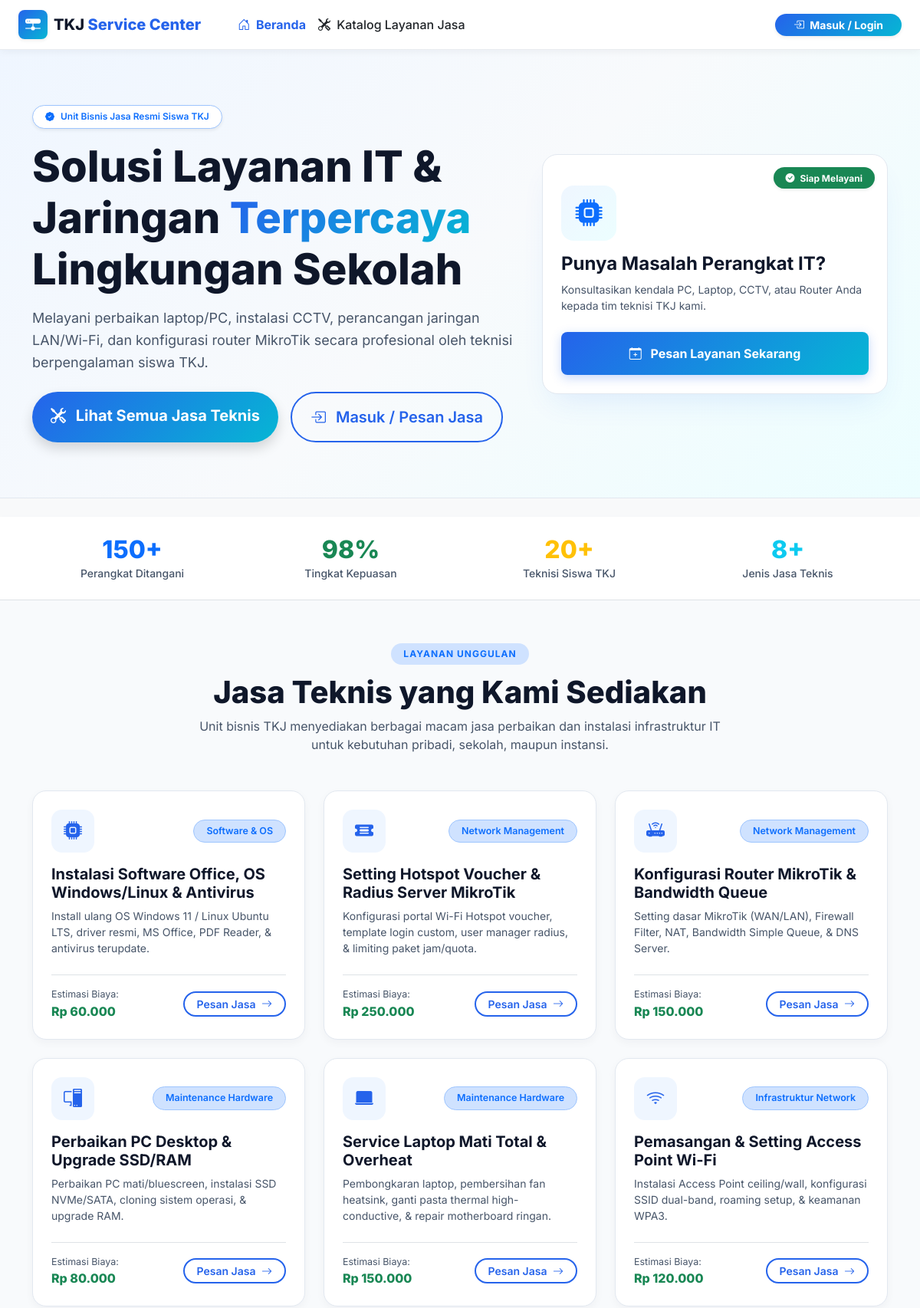
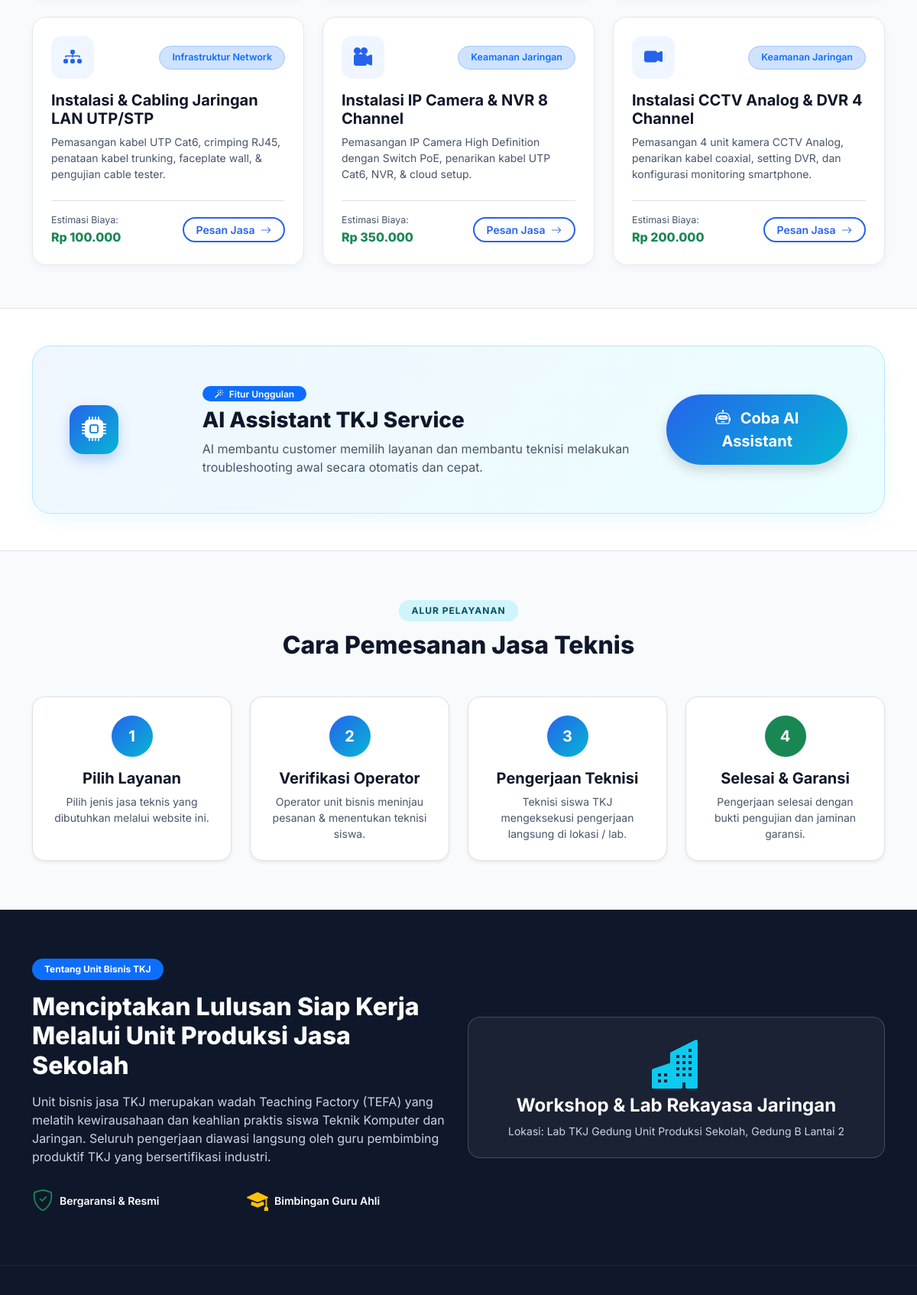
The page / (upper part) on the database its author committed (2 pictures, top to bottom).
### tables this page shows
CREATE TABLE `services` (
    `id` INT AUTO_INCREMENT PRIMARY KEY,
    `code` VARCHAR(20) NOT NULL UNIQUE,
    `name` VARCHAR(100) NOT NULL,
    `category` VARCHAR(50) NOT NULL,
    `description` TEXT NOT NULL,
    `base_price` DECIMAL(12,2) NOT NULL DEFAULT 0.00,
    `estimated_duration_hours` INT NOT NULL DEFAULT 2,
    `icon` VARCHAR(50) DEFAULT 'bi-wrench',
    `is_active` TINYINT(1) NOT NULL DEFAULT 1,
    `created_at` TIMESTAMP DEFAULT CURRENT_TIMESTAMP,
    `updated_at` TIMESTAMP DEFAULT CURRENT_TIMESTAMP ON UPDATE CURRENT_TIMESTAMP,
    INDEX `idx_services_code` (`code`),
    INDEX `idx_services_category` (`category`),
    INDEX `idx_services_active` (`is_active`)
);

### app/controllers/HomeController.php (called while the page is built, shortened)
<?php
class HomeController extends Controller
{
    public function index()
    {
        $serviceModel = $this->model('ServiceModel');
        $services = $serviceModel->getAllServices();
        $data = [
            'title' => 'Landing Page - TKJ Service Center',
            'services' => $services,
            'active_menu' => 'home'
        ];
        $this->view('home/index', $data);
    }
}

### core/App.php (called while the page is built, shortened)
<?php
class App
{
    protected $method = 'index';
    protected $params = [];
    public function __construct()
    {
        $this->controller = new $this->controller;
        call_user_func_array([$this->controller, $this->method], $this->params);
    }
}

### index.php (called while the page is built, shortened)
<?php
require_once __DIR__ . '/core/Database.php';
require_once __DIR__ . '/core/Controller.php';
require_once __DIR__ . '/core/Auth.php';
require_once __DIR__ . '/core/App.php';
$app = new App();

### core/Auth.php (called while the page is built, shortened)
<?php
class Auth
{
    public static function check()
    {
        return isset($_SESSION['user_id']) && !empty($_SESSION['user_id']);
    }
}

### core/Database.php (called while the page is built, shortened)
<?php
class Database
{
    private $host = DB_HOST;
    private $user = DB_USER;
    private $pass = DB_PASS;
    private $dbname = DB_NAME;
    private $port = DB_PORT;
    private $dbh;
    private $stmt;
    public function __construct()
    {
        $dsn = 'mysql:host=' . $this->host . ';port=' . $this->port . ';dbname=' . $this->dbname . ';charset=' . DB_CHARSET;
        $options = [
            PDO::ATTR_PERSISTENT => true,
            PDO::ATTR_ERRMODE => PDO::ERRMODE_EXCEPTION,
            PDO::ATTR_DEFAULT_FETCH_MODE => PDO::FETCH_ASSOC
        ];
        try {
            $this->dbh = new PDO($dsn, $this->user, $this->pass, $options);
        } catch (PDOException $e) {
            $this->error = $e->getMessage();
        }
    }
    public function isConnected()
    {
        return $this->dbh !== null;
    }
    public function query($sql)
    {
        $this->stmt = $this->dbh->prepare($sql);
        return $this;
    }
    public function execute()
    {
        try {
            return $this->stmt->execute();
        } catch (PDOException $e) {
            $this->error = $e->getMessage();
            return false;
        }
    }
    public function resultSet()
    {
        $this->execute();
        return $this->stmt ? $this->stmt->fetchAll() : [];
    }
}

### app/models/ServiceModel.php (called while the page is built, shortened)
<?php
class ServiceModel
{
    private $db;
    private $table = 'services';
    public function __construct()
    {
        $this->db = new Database();
    }
    public function getAllServices($search = '', $category = '', $activeOnly = true)
    {
        if ($this->db->isConnected()) {
            $sql = "SELECT *, name as title, base_price as price_estimate FROM " . $this->table . " WHERE 1=1";
            if ($activeOnly) {
                $sql .= " AND is_active = 1";
            }
            $sql .= " ORDER BY id DESC";
            $this->db->query($sql);
            $results = $this->db->resultSet();
            if ($results !== false) {
                return $results;
            }
        }
        $filtered = [];
        return $filtered;
    }
}

### app/views/home/index.php (the view, shortened to what this page needs)
<section class="hero-section py-5 position-relative overflow-hidden">
  <div class="container py-4 position-relative z-1">
    <div class="row align-items-center gy-5">
      <div class="col-lg-7">
        <span class="badge bg-white text-primary border border-primary-subtle px-3 py-2 rounded-pill fw-semibold mb-3 shadow-sm d-inline-flex align-items-center">
          <i class="bi bi-patch-check-fill text-primary me-2"></i> Unit Bisnis Jasa Resmi Siswa TKJ
        </span>
        <h1 class="display-4 hero-heading mb-3">
          Solusi Layanan IT & Jaringan <span class="hero-highlight text-primary-gradient">Terpercaya</span> Lingkungan Sekolah
        </h1>
        <p class="hero-desc mb-4">
          Melayani perbaikan laptop/PC, instalasi CCTV, perancangan jaringan LAN/Wi-Fi, dan konfigurasi router MikroTik secara profesional oleh teknisi berpengalaman siswa TKJ.
        </p>
        <div class="d-flex flex-wrap gap-3">
          <a href="#layanan" class="btn btn-primary-gradient btn-lg px-4 py-3 rounded-pill shadow fw-bold">
            <i class="bi bi-tools me-2"></i> Lihat Semua Jasa Teknis
          </a>
          <a href="<?= BASE_URL ?>/index.php?url=<?= Auth::check() ? 'dashboard' : 'auth/login' ?>" class="btn btn-outline-blue btn-lg px-4 py-3 rounded-pill fw-semibold">
            <i class="bi bi-box-arrow-in-right me-2"></i> <?= Auth::check() ? 'Dashboard Saya' : 'Masuk / Pesan Jasa' ?>
          </a>
        </div>
      </div>
      <div class="col-lg-5">
        <div class="hero-card p-4 text-dark position-relative">
          <div class="badge bg-success text-white position-absolute top-0 end-0 m-3 px-3 py-2 rounded-pill shadow-sm">
            <i class="bi bi-check-circle-fill me-1"></i> Siap Melayani
          </div>
          <div class="d-inline-flex align-items-center justify-content-center bg-primary-subtle text-primary rounded-4 p-3 my-3" style="width: 72px; height: 72px; font-size: 2.2rem; background: linear-gradient(135deg, #eff6ff, #ecfeff) !important;">
            <i class="bi bi-cpu-fill text-primary"></i>
          </div>
          <h4 class="fw-bold mb-2 text-navy">Punya Masalah Perangkat IT?</h4>
          <p class="text-slate-muted small mb-4">Konsultasikan kendala PC, Laptop, CCTV, atau Router Anda kepada tim teknisi TKJ kami.</p>
          <a href="<?= BASE_URL ?>/index.php?url=<?= Auth::check() ? 'order/create' : 'auth/login' ?>" class="btn btn-primary-gradient w-100 py-3 rounded-3 fw-bold">
            <i class="bi bi-calendar-plus me-2"></i> Pesan Layanan Sekarang
          </a>
        </div>
      </div>
    </div>
  </div>
</section>
<section class="py-4 bg-white border-bottom shadow-sm">
  <div class="container">
    <div class="row text-center gy-3">
      <div class="col-6 col-md-3">
        <h2 class="fw-extrabold text-primary mb-0">150+</h2>
        <p class="text-slate-muted small fw-medium mb-0">Perangkat Ditangani</p>
      </div>
      <div class="col-6 col-md-3">
        <h2 class="fw-extrabold text-success mb-0">98%</h2>
        <p class="text-slate-muted small fw-medium mb-0">Tingkat Kepuasan</p>
      </div>
      <div class="col-6 col-md-3">
        <h2 class="fw-extrabold text-warning mb-0">20+</h2>
        <p class="text-slate-muted small fw-medium mb-0">Teknisi Siswa TKJ</p>
      </div>
      <div class="col-6 col-md-3">
        <h2 class="fw-extrabold text-info mb-0">8+</h2>
        <p class="text-slate-muted small fw-medium mb-0">Jenis Jasa Teknis</p>
      </div>
    </div>
  </div>
</section>
<section id="layanan" class="py-5" style="background-color: #f8fafc;">
  <div class="container py-2">
    <div class="text-center max-w-700 mx-auto mb-5">
      <span class="badge bg-primary-subtle text-primary fw-bold text-uppercase tracking-wider px-3 py-2 rounded-pill small mb-2">Layanan Unggulan</span>
      <h2 class="fw-extrabold text-navy display-6 mt-1">Jasa Teknis yang Kami Sediakan</h2>
      <p class="text-slate-muted">Unit bisnis TKJ menyediakan berbagai macam jasa perbaikan dan instalasi infrastruktur IT untuk kebutuhan pribadi, sekolah, maupun instansi.</p>
    </div>
    <div class="row gy-4">
      <?php if (!empty($services)): ?>
        <?php foreach ($services as $service): ?>
          <div class="col-md-6 col-lg-4">
            <div class="card card-service h-100">
              <div class="card-body p-4 d-flex flex-column">
                <div class="d-flex align-items-center justify-content-between mb-3">
                  <div class="service-icon-box">
                    <i class="bi <?= htmlspecialchars($service['icon'] ?? 'bi-wrench') ?>"></i>
                  </div>
                  <span class="badge bg-primary-subtle text-primary border border-primary-subtle px-3 py-2 rounded-pill extra-small fw-semibold">
                    <?= htmlspecialchars($service['category'] ?? 'Jasa IT') ?>
                  </span>
                </div>
                <h5 class="card-title fw-bold text-navy mb-2"><?= htmlspecialchars($service['title'] ?? $service['name']) ?></h5>
                <p class="card-text text-slate-muted small flex-grow-1 mb-4"><?= htmlspecialchars($service['description']) ?></p>
                <div class="d-flex align-items-center justify-content-between pt-3 border-top">
                  <div>
                    <span class="text-slate-muted extra-small d-block">Estimasi Biaya:</span>
                    <span class="fw-extrabold text-success fs-6">Rp <?= number_format($service['price_estimate'] ?? $service['base_price'] ?? 0, 0, ',', '.') ?></span>
                  </div>
                  <a href="<?= BASE_URL ?>/index.php?url=<?= Auth::check() ? 'order/create/' . $service['id'] : 'auth/login' ?>" class="btn btn-outline-blue btn-sm rounded-pill px-3">
                    Pesan Jasa <i class="bi bi-arrow-right ms-1"></i>
                  </a>
                </div>
              </div>
            </div>
          </div>
        <?php endforeach; ?>
      <?php endif; ?>
    </div>
  </div>
</section>
<section class="py-5 bg-white border-top border-bottom">
  <div class="container">
    <div class="ai-section p-4 p-md-5">
      <div class="row align-items-center gy-4">
        <div class="col-lg-2 text-center text-lg-start">
          <div class="ai-icon-badge">
            <i class="bi bi-cpu-fill"></i>
          </div>
        </div>
        <div class="col-lg-7 text-center text-lg-start">
          <span class="badge bg-primary text-white px-3 py-1 rounded-pill small fw-semibold mb-2">
            <i class="bi bi-magic me-1"></i> Fitur Unggulan
          </span>
          <h3 class="fw-extrabold text-navy mb-2">AI Assistant TKJ Service</h3>
          <p class="text-slate-muted mb-0 fs-6">
            AI membantu customer memilih layanan dan membantu teknisi melakukan troubleshooting awal secara otomatis dan cepat.
          </p>
        </div>
        <div class="col-lg-3 text-center text-lg-end">
          <button type="button" onclick="if(window.openTkjChatbot){window.openTkjChatbot();}else{window.location='<?= BASE_URL ?>/index.php?url=ai';}" class="btn btn-primary-gradient btn-lg px-4 py-3 rounded-pill fw-bold shadow">
            <i class="bi bi-robot me-2"></i> Coba AI Assistant
          </button>
        </div>
      </div>
    </div>
  </div>
</section>
<section class="py-5" style="background-color: #f8fafc;">
  <div class="container py-3">
    <div class="text-center max-w-700 mx-auto mb-5">
      <span class="badge bg-info-subtle text-info-emphasis fw-bold text-uppercase tracking-wider px-3 py-2 rounded-pill small mb-2">Alur Pelayanan</span>
      <h2 class="fw-extrabold text-navy mt-1">Cara Pemesanan Jasa Teknis</h2>
    </div>
    <div class="row text-center gy-4">
      <div class="col-md-3">
        <div class="p-4 bg-white rounded-4 border shadow-sm h-100">
          <div class="step-number bg-primary-gradient text-white rounded-circle d-inline-flex align-items-center justify-content-center fw-bold mb-3 shadow-sm" style="width: 54px; height: 54px; font-size: 1.25rem;">1</div>
          <h5 class="fw-bold text-navy">Pilih Layanan</h5>
          <p class="text-slate-muted small mb-0">Pilih jenis jasa teknis yang dibutuhkan melalui website ini.</p>
        </div>
      </div>
      <div class="col-md-3">
        <div class="p-4 bg-white rounded-4 border shadow-sm h-100">
          <div class="step-number bg-primary-gradient text-white rounded-circle d-inline-flex align-items-center justify-content-center fw-bold mb-3 shadow-sm" style="width: 54px; height: 54px; font-size: 1.25rem;">2</div>
          <h5 class="fw-bold text-navy">Verifikasi Operator</h5>
          <p class="text-slate-muted small mb-0">Operator unit bisnis meninjau pesanan & menentukan teknisi siswa.</p>
        </div>
      </div>
      <div class="col-md-3">
        <div class="p-4 bg-white rounded-4 border shadow-sm h-100">
          <div class="step-number bg-primary-gradient text-white rounded-circle d-inline-flex align-items-center justify-content-center fw-bold mb-3 shadow-sm" style="width: 54px; height: 54px; font-size: 1.25rem;">3</div>
          <h5 class="fw-bold text-navy">Pengerjaan Teknisi</h5>
          <p class="text-slate-muted small mb-0">Teknisi siswa TKJ mengeksekusi pengerjaan langsung di lokasi / lab.</p>
        </div>
      </div>
      <div class="col-md-3">
        <div class="p-4 bg-white rounded-4 border shadow-sm h-100">
          <div class="step-number bg-success text-white rounded-circle d-inline-flex align-items-center justify-content-center fw-bold mb-3 shadow-sm" style="width: 54px; height: 54px; font-size: 1.25rem;">4</div>
          <h5 class="fw-bold text-navy">Selesai & Garansi</h5>
          <p class="text-slate-muted small mb-0">Pengerjaan selesai dengan bukti pengujian dan jaminan garansi.</p>
        </div>
      </div>
    </div>
  </div>
</section>
<section id="tentang" class="py-5 bg-dark-navy text-white">
  <div class="container py-3">
    <div class="row align-items-center gy-4">
      <div class="col-lg-6">
        <span class="badge bg-primary text-white px-3 py-2 rounded-pill mb-3">Tentang Unit Bisnis TKJ</span>
        <h2 class="fw-extrabold mb-3 text-white">Menciptakan Lulusan Siap Kerja Melalui Unit Produksi Jasa Sekolah</h2>
        <p class="text-slate-muted mb-4" style="color: #cbd5e1 !important;">
          Unit bisnis jasa TKJ merupakan wadah Teaching Factory (TEFA) yang melatih kewirausahaan dan keahlian praktis siswa Teknik Komputer dan Jaringan. Seluruh pengerjaan diawasi langsung oleh guru pembimbing produktif TKJ yang bersertifikasi industri.
        </p>
        <div class="row g-3">
          <div class="col-6">
            <div class="d-flex align-items-center gap-2">
              <i class="bi bi-shield-check text-success fs-3"></i>
              <span class="small fw-semibold text-white">Bergaransi & Resmi</span>
            </div>
          </div>
          <div class="col-6">
            <div class="d-flex align-items-center gap-2">
              <i class="bi bi-mortarboard-fill text-warning fs-3"></i>
              <span class="small fw-semibold text-white">Bimbingan Guru Ahli</span>
            </div>
          </div>
        </div>
      </div>
      <div class="col-lg-6">
        <div class="p-4 rounded-4 border border-secondary border-opacity-50 text-center" style="background: rgba(255, 255, 255, 0.05);">
          <i class="bi bi-buildings-fill text-info display-3 mb-3"></i>
          <h4 class="fw-bold text-white">Workshop & Lab Rekayasa Jaringan</h4>
          <p class="small mb-0" style="color: #cbd5e1;">Lokasi: Lab TKJ Gedung Unit Produksi Sekolah, Gedung B Lantai 2</p>
        </div>
      </div>
    </div>
  </div>
</section>

### rows shown on the page
services: category "Software & OS", name "Instalasi Software Office, OS Windows/Linux & Antivirus", description "Install ulang OS Windows 11 / Linux Ubuntu LTS, driver resmi, MS Office, PDF Reader, & antivirus terupdate.", base_price "60.000"
services: category "Network Management", name "Setting Hotspot Voucher & Radius Server MikroTik", description "Konfigurasi portal Wi-Fi Hotspot voucher, template login custom, user manager radius, & limiting paket jam/quota.", base_price "250.000"
services: category "Network Management", name "Konfigurasi Router MikroTik & Bandwidth Queue", description "Setting dasar MikroTik (WAN/LAN), Firewall Filter, NAT, Bandwidth Simple Queue, & DNS Server.", base_price "150.000"
services: category "Maintenance Hardware", name "Perbaikan PC Desktop & Upgrade SSD/RAM", description "Perbaikan PC mati/bluescreen, instalasi SSD NVMe/SATA, cloning sistem operasi, & upgrade RAM.", base_price "80.000"
services: category "Maintenance Hardware", name "Service Laptop Mati Total & Overheat", description "Pembongkaran laptop, pembersihan fan heatsink, ganti pasta thermal high-conductive, & repair motherboard ringan.", base_price "150.000"
services: category "Infrastruktur Network", name "Pemasangan & Setting Access Point Wi-Fi", description "Instalasi Access Point ceiling/wall, konfigurasi SSID dual-band, roaming setup, & keamanan WPA3.", base_price "120.000"
services: category "Infrastruktur Network", name "Instalasi & Cabling Jaringan LAN UTP/STP", description "Pemasangan kabel UTP Cat6, crimping RJ45, penataan kabel trunking, faceplate wall, & pengujian cable tester.", base_price "100.000"
services: category "Keamanan Jaringan", name "Instalasi IP Camera & NVR 8 Channel", description "Pemasangan IP Camera High Definition dengan Switch PoE, penarikan kabel UTP Cat6, NVR, & cloud setup.", base_price "350.000"
services: category "Keamanan Jaringan", name "Instalasi CCTV Analog & DVR 4 Channel", description "Pemasangan 4 unit kamera CCTV Analog, penarikan kabel coaxial, setting DVR, dan konfigurasi monitoring smartphone.", base_price "200.000"
